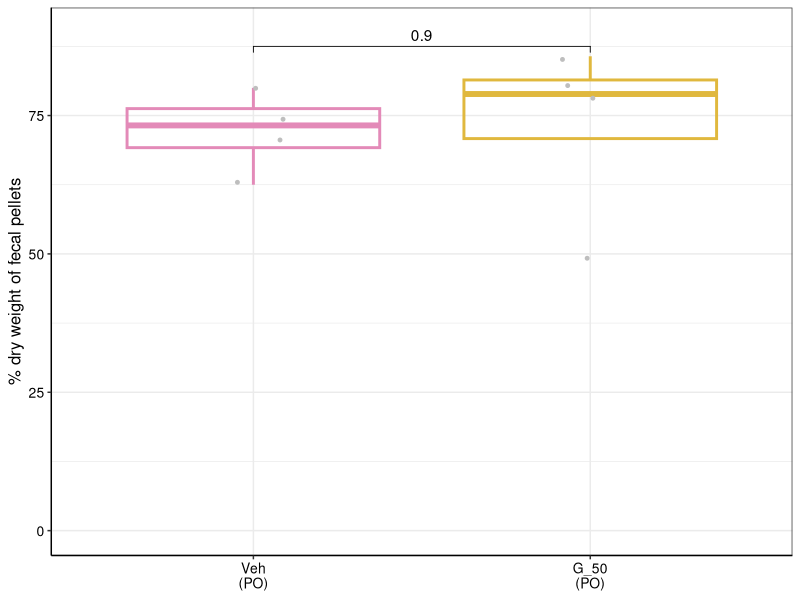
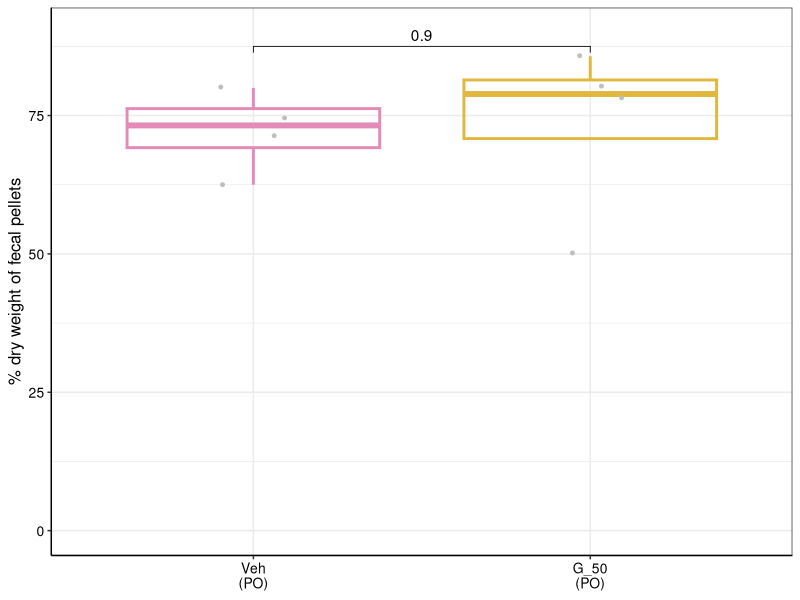

Here is the R script that generated these plots, in order:
## ---- chunk 1
library(dplyr)
library(ggplot2)
library(readxl)
library(ggpubr)
## ---- chunk 2
dryweight <- read_excel("Female cohort - PO/Data to plot - female cohort.xlsx", sheet = "% dry weight")
dryweight$`Mouse group` <- ifelse(dryweight$`Mouse group` == 'Veh (PO)', 'Veh\n(PO)', 'G_50\n(PO)')
dryweight$`Mouse group` <- factor(dryweight$`Mouse group`,
                                levels = c('Veh\n(PO)',
                                           'G_50\n(PO)'))

dryweight <- dplyr::rename(dryweight, pc_dry_weight=`% dry weight`)
## ---- chunk 3
ggplot(dryweight, aes(x = `Mouse group`, y = pc_dry_weight)) +
  geom_boxplot(aes(color = `Mouse group`), fill = NA, outlier.shape = NA, linewidth = 1) +
  geom_point(color = "grey", position = position_jitter(width = 0.1), size = 1) +
  scale_color_manual(values = c("Veh\n(PO)" = "#E38AB8", "G_50\n(PO)" = "#E0B83E")) +
  stat_compare_means(
    method = "t.test",
    label = "p.format",
    comparisons = list(c("Veh\n(PO)", "G_50\n(PO)")),
    hide.ns = FALSE
  ) +
  theme_bw() +
  theme(
    legend.position = "none",
    axis.line = element_line(color = "black"),
    axis.text.y = element_text(size = 10, color = "black"),
    axis.text.x = element_text(size = 10, color = "black"),
    axis.title.y = element_text(size = 12, color = "black"),
    axis.title.x = element_blank()
  ) +
  labs(y = "% dry weight of fecal pellets") + ylim(0,90)

ggsave("Female cohort - PO/dry_weight.pdf", width = 3, height = 3)
## ---- chunk 4
print(t.test(
  dplyr::filter(dryweight, `Mouse group` == 'Veh\n(PO)')$pc_dry_weight,
  dplyr::filter(dryweight, `Mouse group` == 'G_50\n(PO)')$pc_dry_weight
))
